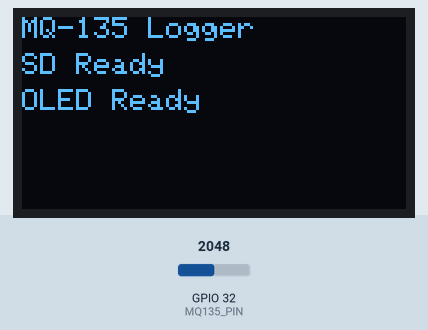
Simulated run of this sketch. Board: ESP32. On the bench: 128×64 one-colour display. The inputs (shaded band) are chosen by the test bench; at power-on: GPIO 32 (MQ135_PIN) = 2048. Storage starts empty; what the sketch prints to the serial monitor is not drawn.

Above: at 0.7 s.
At 3.3 s:
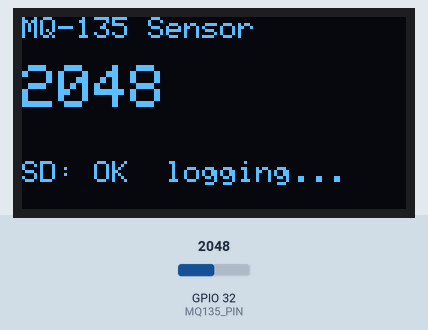
3.4 s: GPIO 32 (MQ135_PIN) set to 2866
At 4.1 s:
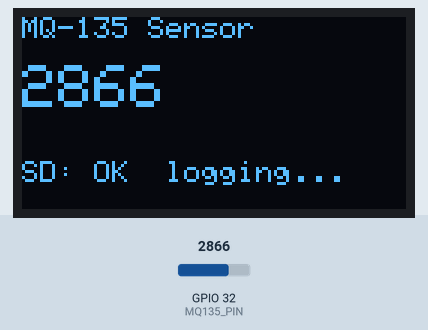
5.0 s: GPIO 32 (MQ135_PIN) set to 3603
At 6.2 s:
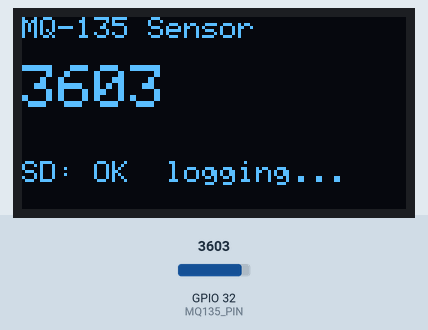
6.6 s: GPIO 32 (MQ135_PIN) set to 4095
At 7.1 s:
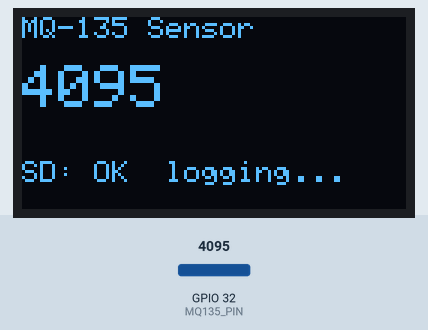
Timing chart, 0 to 9.6 s (numbered marks = the images above; inputs shaded):
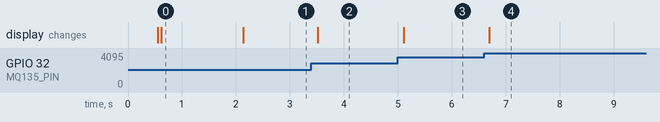

The sketch:

CFL04_SDCard_Pollution_OLED.ino
```cpp
/*
  ESP32 + MQ-135 + OLED + microSD Logger
  - SD (SPI): CS=5, MOSI=23, MISO=19, SCK=18
  - OLED (I2C): SDA=21, SCL=22 (default ESP32)
  - MQ-135 analog out -> GPIO14 (ADC2_CH6)
*/

#include <SPI.h>
#include <SD.h>
#include <Wire.h>
#include <Adafruit_GFX.h>
#include <Adafruit_SSD1306.h>

// -------- OLED Setup --------
#define SCREEN_WIDTH 128
#define SCREEN_HEIGHT 64
Adafruit_SSD1306 display(SCREEN_WIDTH, SCREEN_HEIGHT, &Wire, -1);

// -------- Pins --------
const int SD_CS = 5;
const int MQ135_PIN = 32;  // Consider moving to ADC1 pin if you use Wi-Fi (e.g., 32)

// -------- Logging --------
const char* LOG_PATH = "/mq135_log.csv";
const unsigned long LOG_INTERVAL_MS = 1000; // log every 1 second

File myFile;
unsigned long lastLog = 0;
bool sd_ok = false;

void writeHeaderIfNeeded() {
  if (!SD.exists(LOG_PATH)) {
    myFile = SD.open(LOG_PATH, FILE_WRITE);
    if (myFile) {
      myFile.println("millis,raw_value");
      myFile.close();
      Serial.println("Created log file with header.");
    } else {
      Serial.println("Failed to create log file for header.");
    }
  }
}

void appendCSV(unsigned long t_ms, int raw) {
  myFile = SD.open(LOG_PATH, FILE_APPEND); // FILE_WRITE also appends on ESP32; FILE_APPEND is explicit if available
  if (myFile) {
    myFile.printf("%lu,%d\n", t_ms, raw);
    myFile.close();
    Serial.print("Logged: ");
    Serial.print(t_ms);
    Serial.print(", ");
    Serial.println(raw);
  } else {
    Serial.println("Error opening log file for append.");
  }
}

void showOnOLED(int value) {
  display.clearDisplay();
  display.setTextColor(SSD1306_WHITE);

  display.setTextSize(1);
  display.setCursor(0, 0);
  display.println("MQ-135 Sensor");

  display.setTextSize(2);
  display.setCursor(0, 16);
  display.println(value);

  display.setTextSize(1);
  display.setCursor(0, 48);
  if (sd_ok) {
    display.println("SD: OK  logging...");
  } else {
    display.println("SD: FAILED (no logging)");
  }

  display.display();
}

void setup() {
  // Serial
  Serial.begin(115200);
  delay(500);
  while (!Serial) {;}

  // OLED init
  if (!display.begin(SSD1306_SWITCHCAPVCC, 0x3C)) {
    Serial.println(F("SSD1306 allocation failed"));
    for(;;);
  }
  display.clearDisplay();
  display.setTextSize(1);
  display.setTextColor(SSD1306_WHITE);
  display.setCursor(0, 0);
  display.println("Initializing...");
  display.display();

  // SD init
  Serial.println("Initializing SD card...");
  if (!SD.begin(SD_CS)) {
    Serial.println("SD initialization failed!");
    sd_ok = false;
  } else {
    Serial.println("SD initialization done.");
    sd_ok = true;
    writeHeaderIfNeeded();
  }

  // Initial splash
  display.clearDisplay();
  display.setTextSize(1);
  display.setCursor(0, 0);
  display.println("MQ-135 Logger");
  display.setCursor(0, 12);
  display.println(sd_ok ? "SD Ready" : "SD Failed");
  display.setCursor(0, 24);
  display.println("OLED Ready");
  display.display();
  delay(1500);
}

void loop() {
  // Read sensor (0-4095 default 12-bit)
  int sensorValue = analogRead(MQ135_PIN);

  // Print to Serial
  Serial.print("MQ-135 Raw Value: ");
  Serial.println(sensorValue);

  // Show on OLED
  showOnOLED(sensorValue);

  // Periodic logging
  unsigned long now = millis();
  if (sd_ok && (now - lastLog >= LOG_INTERVAL_MS)) {
    appendCSV(now, sensorValue);
    lastLog = now;
  }

  delay(200); // update OLED quickly; logging interval is controlled by LOG_INTERVAL_MS
}
```

Measured:
- after the input at 3.4 s, the display: changes after 0.12 s (image 2)
- after the input at 5.0 s, the display: changes after 0.11 s (image 3)
- after the input at 6.6 s, the display: changes after 0.10 s (image 4)
- what the display in image 0 shows lasts 1.5 s, from 0.6 s to 2.1 s
